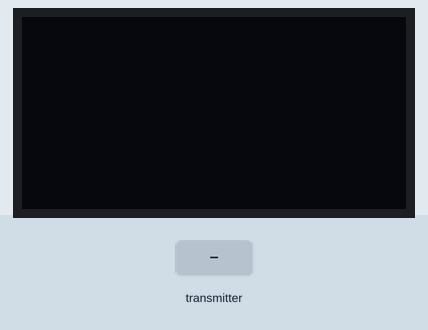
Recording of a sketch running on a simulated ESP8266 (NodeMCU). On the bench: 128×64 one-colour display. The inputs (shaded band) are chosen by the test bench. What the sketch prints to the serial monitor is not drawn.

Above: at 1.7 s.
1.8 s: the transmitter starts sending percentage = 0
At 2.5 s:
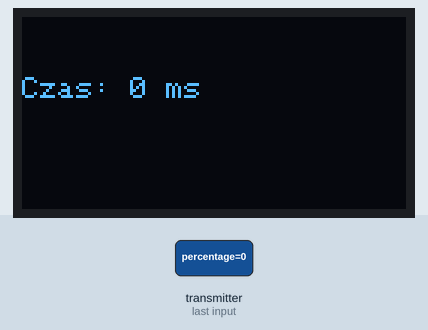
3.3 s: the transmitter starts sending percentage = 25
At 3.6 s:
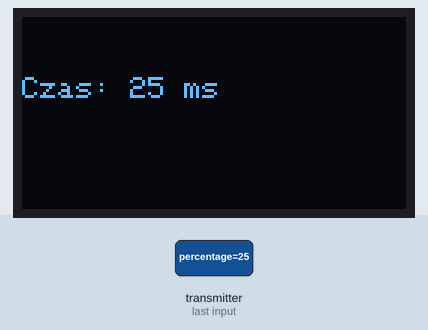
Timing chart, 0 to 6.3 s (numbered marks = the images above; inputs shaded):
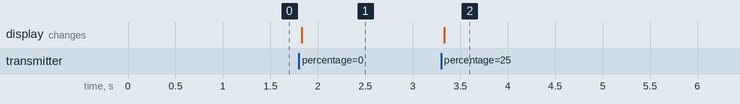

The sketch:

esp8266_percentage.ino
```cpp
#include <ESP8266WiFi.h>
#include <espnow.h>
#include <Adafruit_SSD1306.h>
#include <Wire.h>

// OLED's defines
#define SCREEN_WIDTH 128
#define SCREEN_HEIGHT 64
#define OLED_RESET -1
#define SCREEN_ADDRESS 0x3C
#define OLED_SDA 14
#define OLED_SCL 12

Adafruit_SSD1306 display(SCREEN_WIDTH, SCREEN_HEIGHT, &Wire, OLED_RESET);

uint16_t percentage = 0;

volatile bool newDataReceived = false;

// Callback function that will be executed when data is received
void OnDataRecv(uint8_t * mac, uint8_t *incomingData, uint8_t len);

void OLED_setup();

void print_percentage(int val);

void setup()
{
  Serial.begin(115200);

  OLED_setup();

  WiFi.mode(WIFI_STA);

  // Init ESP-NOW
  if (esp_now_init() != 0)
  {
    // Serial.println("Error initializing ESP-NOW");
    return;
  }

  // Once ESPNow is successfully Init, we will register for recv CB to
  // get recv packer info
  esp_now_set_self_role(ESP_NOW_ROLE_SLAVE);
  esp_now_register_recv_cb(OnDataRecv);
}

void loop()
{
  if (newDataReceived) {
    newDataReceived = false; // Reset the flag
    Serial.println(percentage);
    print_percentage(percentage); // Safe to update display here
  }
}

// Callback function that will be executed when data is received
void OnDataRecv(uint8_t * mac, uint8_t *incomingData, uint8_t len)
{
  memcpy(&percentage, incomingData, sizeof(percentage));
  newDataReceived = true; // Signal main loop to process
}

void OLED_setup()
{
  Wire.begin(OLED_SDA, OLED_SCL);
  display.begin(SSD1306_SWITCHCAPVCC, SCREEN_ADDRESS);
  display.clearDisplay();
  display.setTextSize(2);
  display.setTextColor(SSD1306_WHITE);
  display.setCursor(15, 20);
  display.print(" ");
  display.display();
  delay(500);
}

void print_percentage(int val)
{
  display.clearDisplay();
  display.setTextSize(1);
  display.setCursor(0, 20);
  display.print("Czas: ");
  display.print(val);
  display.println(" ms");
  display.display();
  // delay(500);
}
```

Measured:
- after the input at 1.8 s, the display: changes at once (image 1)
- after the input at 3.3 s, the display: changes at once (image 2)
